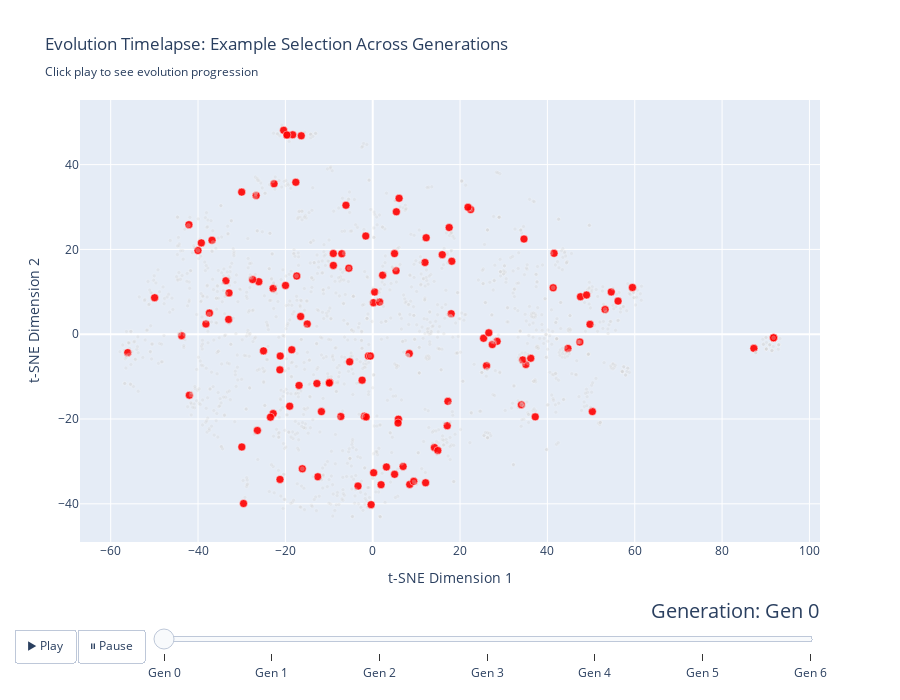

Notebook code cell kept with this figure:
### Code cell
import plotly.graph_objects as go
from plotly.subplots import make_subplots

frames = []
all_examples_df = embedding_df.copy()

for gen_idx, gen_data in enumerate(generation_data):
    # Create a temporary dataframe for this generation
    gen_df = all_examples_df.copy()
    gen_df['selected_in_gen'] = gen_df['example_id'].isin(gen_data['example_ids'])
    gen_df['marker_size'] = gen_df['selected_in_gen'].apply(lambda x: 8 if x else 4)
    gen_df['marker_color'] = gen_df['selected_in_gen'].apply(lambda x: 'red' if x else 'lightgray')
    gen_df['marker_opacity'] = gen_df['selected_in_gen'].apply(lambda x: 0.9 if x else 0.3)
    
    # Create frame
    frame = go.Frame(
        data=[
            go.Scatter(
                x=gen_df['tsne_x'],
                y=gen_df['tsne_y'],
                mode='markers',
                marker=dict(
                    size=gen_df['marker_size'],
                    color=gen_df['marker_color'],
                    opacity=gen_df['marker_opacity'],
                    line=dict(width=0.5, color='white')
                ),
                text=gen_df['example_id'],
                hovertemplate='<b>Example ID:</b> %{text}<br>' +
                             '<b>Selected:</b> %{customdata}<br>' +
                             '<extra></extra>',
                customdata=gen_df['selected_in_gen'].apply(lambda x: 'Yes' if x else 'No')
            )
        ],
        name=f'Generation {gen_data["generation"]}',
        layout=go.Layout(
            title=f'Generation {gen_data["generation"]} - Selected Examples: {len(gen_data["example_ids"])}'
        )
    )
    frames.append(frame)

# Create initial plot (Generation 0)
initial_gen = generation_data[0]
initial_df = all_examples_df.copy()
initial_df['selected_in_gen'] = initial_df['example_id'].isin(initial_gen['example_ids'])
initial_df['marker_size'] = initial_df['selected_in_gen'].apply(lambda x: 8 if x else 4)
initial_df['marker_color'] = initial_df['selected_in_gen'].apply(lambda x: 'red' if x else 'lightgray')
initial_df['marker_opacity'] = initial_df['selected_in_gen'].apply(lambda x: 0.9 if x else 0.3)

fig_anim = go.Figure(
    data=[
        go.Scatter(
            x=initial_df['tsne_x'],
            y=initial_df['tsne_y'],
            mode='markers',
            marker=dict(
                size=initial_df['marker_size'],
                color=initial_df['marker_color'],
                opacity=initial_df['marker_opacity'],
                line=dict(width=0.5, color='white')
            ),
            text=initial_df['example_id'],
            hovertemplate='<b>Example ID:</b> %{text}<br>' +
                         '<b>Selected:</b> %{customdata}<br>' +
                         '<extra></extra>',
            customdata=initial_df['selected_in_gen'].apply(lambda x: 'Yes' if x else 'No'),
            name='Examples'
        )
    ],
    frames=frames
)

# Update layout with animation controls
fig_anim.update_layout(
    title='Evolution Timelapse: Example Selection Across Generations<br><sub>Click play to see evolution progression</sub>',
    xaxis_title='t-SNE Dimension 1',
    yaxis_title='t-SNE Dimension 2',
    width=900,
    height=700,
    showlegend=False,
    updatemenus=[{
        'type': 'buttons',
        'showactive': False,
        'buttons': [
            {
                'label': '▶ Play',
                'method': 'animate',
                'args': [None, {
                    'frame': {'duration': 1000, 'redraw': True},
                    'fromcurrent': True,
                    'transition': {'duration': 300}
                }]
            },
            {
                'label': '⏸ Pause',
                'method': 'animate',
                'args': [[None], {
                    'frame': {'duration': 0, 'redraw': False},
                    'mode': 'immediate',
                    'transition': {'duration': 0}
                }]
            }
        ],
        'direction': 'left',
        'pad': {'r': 10, 't': 87},
        'x': 0.1,
        'xanchor': 'right',
        'y': 0,
        'yanchor': 'top'
    }],
    sliders=[{
        'active': 0,
        'yanchor': 'top',
        'xanchor': 'left',
        'currentvalue': {
            'font': {'size': 20},
            'prefix': 'Generation: ',
            'visible': True,
            'xanchor': 'right'
        },
        'transition': {'duration': 300, 'easing': 'cubic-in-out'},
        'pad': {'b': 10, 't': 50},
        'len': 0.9,
        'x': 0.1,
        'y': 0,
        'steps': [
            {
                'args': [[f'Generation {gen_data["generation"]}'], {
                    'frame': {'duration': 300, 'redraw': True},
                    'mode': 'immediate',
                    'transition': {'duration': 300}
                }],
                'label': f'Gen {gen_data["generation"]}',
                'method': 'animate'
            }
            for gen_data in generation_data
        ]
    }]
)

fig_anim.show()

### Figure 1 — Plotly figure (JSON) as saved in the notebook; plotly's stock layout.template omitted (floating-point values rounded to 4 significant figures; data arrays with more than 128 entries replaced by an {"elided": "..."} marker saying what was removed)
{"data": [{"customdata": {"elided": "1661 str values"}, "hovertemplate": "<b>Example ID:</b> %{text}<br><b>Selected:</b> %{customdata}<br><extra></extra>", "marker": {"color": {"elided": "1661 str values"}, "line": {"color": "white", "width": 0.5}, "opacity": {"elided": "1661 float values"}, "size": {"elided": "1661 int values"}}, "mode": "markers", "name": "Examples", "text": {"elided": "1661 str values"}, "type": "scatter", "x": {"elided": "1661 float values"}, "y": {"elided": "1661 float values"}}], "layout": {"height": 700, "showlegend": false, "sliders": [{"active": 0, "currentvalue": {"font": {"size": 20}, "prefix": "Generation: ", "visible": true, "xanchor": "right"}, "len": 0.9, "pad": {"b": 10, "t": 50}, "steps": [{"args": [["Generation 0"], {"frame": {"duration": 300, "redraw": true}, "mode": "immediate", "transition": {"duration": 300}}], "label": "Gen 0", "method": "animate"}, {"args": [["Generation 1"], {"frame": {"duration": 300, "redraw": true}, "mode": "immediate", "transition": {"duration": 300}}], "label": "Gen 1", "method": "animate"}, {"args": [["Generation 2"], {"frame": {"duration": 300, "redraw": true}, "mode": "immediate", "transition": {"duration": 300}}], "label": "Gen 2", "method": "animate"}, {"args": [["Generation 3"], {"frame": {"duration": 300, "redraw": true}, "mode": "immediate", "transition": {"duration": 300}}], "label": "Gen 3", "method": "animate"}, {"args": [["Generation 4"], {"frame": {"duration": 300, "redraw": true}, "mode": "immediate", "transition": {"duration": 300}}], "label": "Gen 4", "method": "animate"}, {"args": [["Generation 5"], {"frame": {"duration": 300, "redraw": true}, "mode": "immediate", "transition": {"duration": 300}}], "label": "Gen 5", "method": "animate"}, {"args": [["Generation 6"], {"frame": {"duration": 300, "redraw": true}, "mode": "immediate", "transition": {"duration": 300}}], "label": "Gen 6", "method": "animate"}], "transition": {"duration": 300, "easing": "cubic-in-out"}, "x": 0.1, "xanchor": "left", "y": 0, "yanchor": "top"}], "title": {"text": "Evolution Timelapse: Example Selection Across Generations<br><sub>Click play to see evolution progression</sub>"}, "updatemenus": [{"buttons": [{"args": [null, {"frame": {"duration": 1000, "redraw": true}, "fromcurrent": true, "transition": {"duration": 300}}], "label": "▶ Play", "method": "animate"}, {"args": [[null], {"frame": {"duration": 0, "redraw": false}, "mode": "immediate", "transition": {"duration": 0}}], "label": "⏸ Pause", "method": "animate"}], "direction": "left", "pad": {"r": 10, "t": 87}, "showactive": false, "type": "buttons", "x": 0.1, "xanchor": "right", "y": 0, "yanchor": "top"}], "width": 900, "xaxis": {"title": {"text": "t-SNE Dimension 1"}}, "yaxis": {"title": {"text": "t-SNE Dimension 2"}}}}
